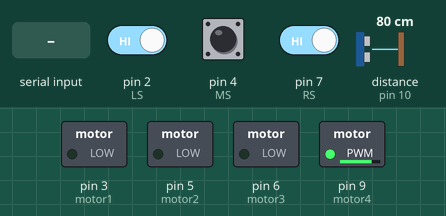
The sketch below on a simulated Arduino Uno, built with avr-gcc and run on an emulated ATmega328P. Shown: switched loads named in the sketch (green lamp = pin HIGH). Wiring (inferred from the names in the program): ultrasonic range finder: trigger pin 11; echo pin 10. Dashed ring = blinking. The inputs (shaded band) are chosen by the test bench; at power-on: distance to the obstacle (sensor on pin 10) 80 cm, pin 2 (LS) HIGH, pin 7 (RS) HIGH, pin 4 (MS) HIGH. The echo pulse lasts 58.3 µs per cm; pins used as bus, display or sensor lines are not drawn.

Above: at 1.2 s.
1.3 s: distance to the obstacle (sensor on pin 10) set to 22 cm
2.8 s: distance to the obstacle (sensor on pin 10) set to 18 cm
At 4.4 s:
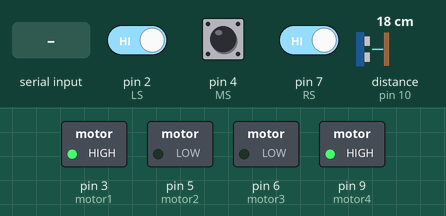
5.8 s: pin 2 (LS) driven LOW
At 6.5 s:
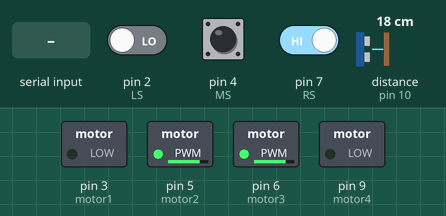
7.7 s: pin 7 (RS) driven LOW
At 8.5 s:
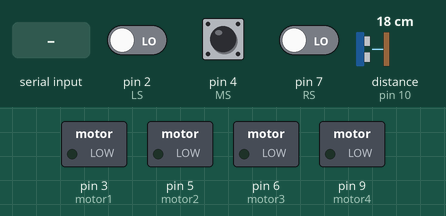
10.7 s: "z" received over Serial
At 11.4 s:
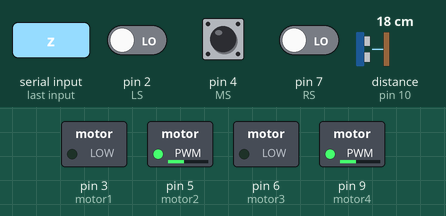
Timing chart, 0 to 13.6 s (numbered marks = the images above; inputs shaded):
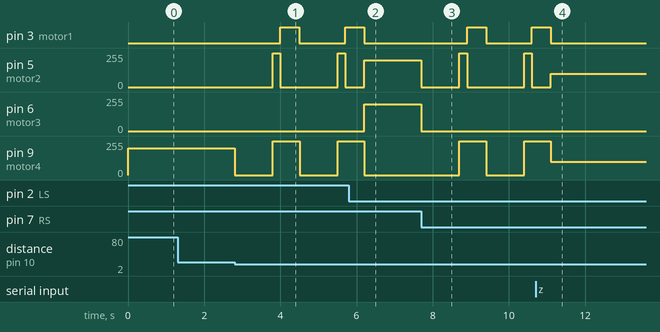

Measured:
- the behaviour switches between 21 and 20 cm on distance to the obstacle (sensor on pin 10) (found by bisection; images 0 and 1)
- after the input at 1.3 s, every drawn part: stays the same
- after the input at 2.8 s, pin 3 (motor1): LOW → HIGH after 1.2 s, → LOW 0.50 s later, → HIGH 1.2 s later; pin 5 (motor2): alternates 255/255 for 0.20 s and 0/255 for 1.5 s, starting after 1.0 s; pin 9 (motor4): alternates 255/255 for 0.70 s and 0/255 for 1.0 s, starting at once
- after the input at 5.8 s, pin 6 (motor3): 0/255 → 200/255 after 0.40 s; pin 9 (motor4): goes on until 6.2 s, then stays 0/255
- after the input at 7.7 s, pin 3 (motor1): LOW → HIGH after 1.2 s, → LOW 0.50 s later, → HIGH 1.2 s later; pin 5 (motor2): goes 0/255 1.0 s, 255/255 0.20 s, 0/255 1.5 s, 255/255 0.20 s, then 0/255, starting at once; pin 6 (motor3): 200/255 → 0/255 at once; pin 9 (motor4): 0/255 → 255/255 after 1.0 s, → 0/255 0.70 s later, → 255/255 1.0 s later
- after the input at 10.7 s, pin 3 (motor1): goes on until 11.1 s, then stays LOW

The sketch:

RC.ino
```cpp
byte motor1 = 3, motor2 = 5, motor3 = 6, motor4 =9 , echo = 10 , trig = 11 ,x=0,RS=7, LS=2, MS =4, left = 0, right = 0 , med = 0,pr=1,pl=1,pm=1;
float take =0 ,give = 0 ;
char state , current ;
void setup() {
  // put your setup code here, to run once:
Serial.begin(9600);
pinMode(motor1,OUTPUT);
pinMode(motor2,OUTPUT);
pinMode(motor3,OUTPUT);
pinMode(motor4,OUTPUT);
pinMode(echo,INPUT);
pinMode(RS,INPUT) ;
pinMode(LS,INPUT) ;
pinMode(MS,INPUT) ;
pinMode(trig,OUTPUT);
}
void forward ()
{
    digitalWrite(motor1,LOW);
    analogWrite(motor2,100);
    digitalWrite(motor3,LOW);
    analogWrite(motor4,100);
}
void turnLeft ()
{
    analogWrite(motor1,0);
    analogWrite(motor2,200);
    analogWrite(motor3,200);
    digitalWrite(motor4,0);
}
void turnRight ()
{
    digitalWrite(motor1,LOW);
    digitalWrite(motor2,LOW);
    digitalWrite(motor3,LOW);
    analogWrite(motor4,200);
}
void turnLeftSmooth ()
{
    analogWrite(motor1,150);
    analogWrite(motor2,0);
    analogWrite(motor3,75);
    analogWrite(motor4,0);
}
void turnRightSmooth ()
{
    analogWrite(motor1,0);
    analogWrite(motor2,150);
    analogWrite(motor3,0);
    analogWrite(motor4,75);
}
void Stop ()
{
    digitalWrite(motor1,LOW);
    analogWrite(motor2,0);
    digitalWrite(motor3,LOW);
    analogWrite(motor4,0);
}
void wait()
{
  turnRight();
}
void back()
{
  digitalWrite(motor2,LOW);
    analogWrite(motor1,100);
    digitalWrite(motor4,LOW);
    analogWrite(motor3,100);
}
void loop() {
  // put your main code here, to run repeatedly:
  digitalWrite(trig, HIGH);
  delayMicroseconds(100);
  digitalWrite(trig, LOW);
  take = pulseIn(echo, HIGH);
  give = (take * .034) / 2;
  if(give<=20)
  {
    digitalWrite(motor1,LOW);
    digitalWrite(motor2,LOW);
    digitalWrite(motor3,LOW);
    digitalWrite(motor4,LOW);
    delay(1000);
    digitalWrite(motor1,LOW);
    digitalWrite(motor2,HIGH);
    digitalWrite(motor3,LOW);
    digitalWrite(motor4,HIGH);
    delay(200);
    digitalWrite(motor1,HIGH);
    digitalWrite(motor2,LOW);
    digitalWrite(motor3,LOW);
    digitalWrite(motor4,HIGH);
    delay(500);
    x=1;
  }
  else
  {
    if(x==1)
    {
    digitalWrite(motor1,HIGH);
    digitalWrite(motor2,LOW);
    digitalWrite(motor3,HIGH);
    digitalWrite(motor4,LOW);
   }
while(Serial.available())
{
  state = Serial.read();
  Serial.println(state);
  if (state == 'F')
  {
    digitalWrite(motor1,HIGH);
    digitalWrite(motor2,LOW);
    digitalWrite(motor3,HIGH);
    digitalWrite(motor4,LOW);
  }
  if (state == 'B')  // move back
  {
    digitalWrite(motor1,LOW);
    digitalWrite(motor2,HIGH);
    digitalWrite(motor3,LOW);
    digitalWrite(motor4,HIGH);
  }
  if (state == 'L') // move left
  {
    digitalWrite(motor1,HIGH);
    digitalWrite(motor2,LOW);
    digitalWrite(motor3,LOW);
    digitalWrite(motor4,LOW);
  }
  if (state == 'R') // move right
  {
    digitalWrite(motor1,LOW);
    digitalWrite(motor2,LOW);
    digitalWrite(motor3,HIGH);
    digitalWrite(motor4,LOW);
 }
  if (state == 'W')
  goto  AA;
}
  if (state == 'Z') // dh character morsy w islam hy3mloh 34an a5o4 f l accurate mode
  goto BB;
}
AA :
 left = digitalRead(LS);
  right = digitalRead(RS);
  med = digitalRead(MS);
  if ( (med == 0 ) && (left == 1) && (right == 1))
  forward();
  if ( (med == 0) && (left == 0) && (right == 1))
  turnRightSmooth();
  if ( (med == 0 ) && (left == 1) && (right == 0))
  turnLeftSmooth();
  if ( (med == 1) && (right == 1) && (left == 0))
  {
    while (1)
    {
  turnLeft();
  if ( (digitalRead(MS) == 0) || (digitalRead(RS) == 0 ))
  break;
    }
  }
  if ( (med == 1) && (right == 0) && (left == 1))
  {
    while (1)
    {
  turnRight();
  if ( (digitalRead(MS) == 0) || (digitalRead(LS) == 0))
  break;
  }
  }
  if ( (med == 1) && ( right == 1) && (left == 1))
  {
    wait();
   // Stop();
  }
  //       here will be the features of accurate movement code
  BB :
  while (Serial.available())
  {
    float timer = 0;
    current = Serial.read();
    int distance = Serial.read(); // hena h5zn l distance
    if (current == 'z') // dh l character ly hygyly wly
    {
      while (1)
      {
      timer = millis();
      forward();
       if (( 100 * timer ) <= 550 ) // l mfrod a3ml relation ben l sor3a wl time 34an azbt l distance
     {  Stop(); break;}
      }
   }
  else if (current == 'y') // dh l char ly morsy we eslam hyb3toh
   {
    while (1)
    {
    timer = millis();
    back();
    if ((100 * timer ) <= 550 ) // l mfrod a3ml relation ben l sor3a wl time 34an azbt l distance
    {
    Stop();break;
    }
    }
   }
  }
}
```
